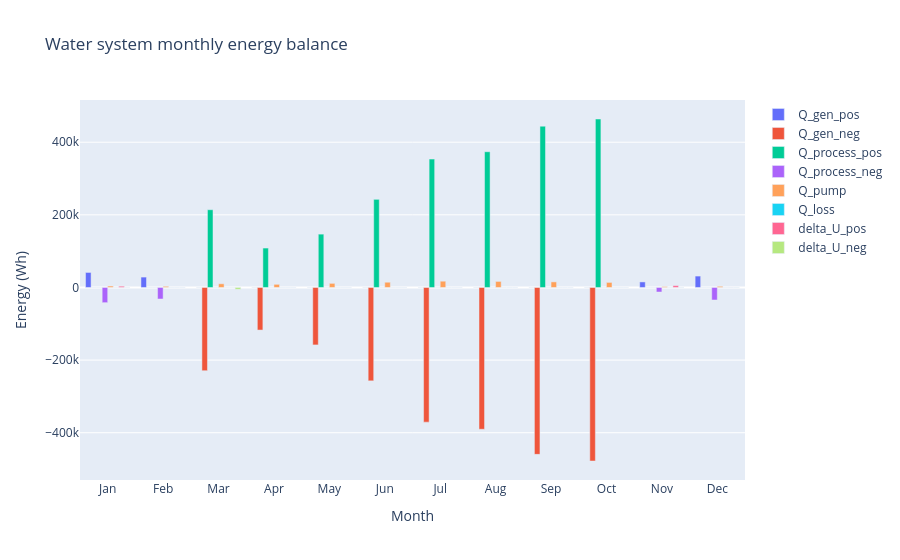

Notebook code for this chart:
### Code cell
import plotly.graph_objects as go

system_df = pro.component("water_system").variable_dataframe(
    frequency="monthly", value="sum", pos_neg_columns=["Q_gen", "Q_process","delta_U"]
)
cols = ["Q_gen_pos", "Q_gen_neg", "Q_process_pos", "Q_process_neg", "Q_pump", "Q_loss", "delta_U_pos", "delta_U_neg"]
months = system_df.index.strftime("%b")

fig = go.Figure()
for col in cols:
    fig.add_trace(go.Bar(x=months, y=system_df[col], name=col))

fig.update_layout(
    title="Water system monthly energy balance",
    xaxis_title="Month",
    yaxis_title="Energy (Wh)",
    barmode="group",
)
fig.show()

### Figure 1 — Plotly figure (JSON) as saved in the notebook; plotly's stock layout.template omitted (floating-point values rounded to 4 significant figures)
{"data": [{"name": "Q_gen_pos", "type": "bar", "x": ["Jan", "Feb", "Mar", "Apr", "May", "Jun", "Jul", "Aug", "Sep", "Oct", "Nov", "Dec"], "y": [41370.0, 28620.0, 0.0, 0.0, 0.0, 0.0, 0.0, 0.0, 0.0, 0.0, 15290.0, 31390.0]}, {"name": "Q_gen_neg", "type": "bar", "x": ["Jan", "Feb", "Mar", "Apr", "May", "Jun", "Jul", "Aug", "Sep", "Oct", "Nov", "Dec"], "y": [0.0, 0.0, -229200.0, -117200.0, -158200.0, -257100.0, -370800.0, -390400.0, -459600.0, -477800.0, 0.0, 0.0]}, {"name": "Q_process_pos", "type": "bar", "x": ["Jan", "Feb", "Mar", "Apr", "May", "Jun", "Jul", "Aug", "Sep", "Oct", "Nov", "Dec"], "y": [0.0, 0.0, 214100.0, 108600.0, 146900.0, 242700.0, 353500.0, 373800.0, 444200.0, 463900.0, 0.0, 0.0]}, {"name": "Q_process_neg", "type": "bar", "x": ["Jan", "Feb", "Mar", "Apr", "May", "Jun", "Jul", "Aug", "Sep", "Oct", "Nov", "Dec"], "y": [-41840.0, -31770.0, 0.0, 0.0, 0.0, 0.0, 0.0, 0.0, 0.0, 0.0, -12520.0, -34500.0]}, {"name": "Q_pump", "type": "bar", "x": ["Jan", "Feb", "Mar", "Apr", "May", "Jun", "Jul", "Aug", "Sep", "Oct", "Nov", "Dec"], "y": [3920.0, 3150.0, 10150.0, 8680.0, 11340.0, 14420.0, 17290.0, 16660.0, 15400.0, 13930.0, 2170.0, 3150.0]}, {"name": "Q_loss", "type": "bar", "x": ["Jan", "Feb", "Mar", "Apr", "May", "Jun", "Jul", "Aug", "Sep", "Oct", "Nov", "Dec"], "y": [0.0, 0.0, 0.0, 0.0, 0.0, 0.0, 0.0, 0.0, 0.0, 0.0, 0.0, 0.0]}, {"name": "delta_U_pos", "type": "bar", "x": ["Jan", "Feb", "Mar", "Apr", "May", "Jun", "Jul", "Aug", "Sep", "Oct", "Nov", "Dec"], "y": [3453.0, 55.0, 0.0, 0.0, 0.0, 0.0, 0.0, 0.0, 0.0, 0.0, 5075.0, 154.0]}, {"name": "delta_U_neg", "type": "bar", "x": ["Jan", "Feb", "Mar", "Apr", "May", "Jun", "Jul", "Aug", "Sep", "Oct", "Nov", "Dec"], "y": [-11.0, -55.01, -5016.0, 0.0, 0.0, 0.0, 0.0, 0.0, 0.0, 0.0, -141.0, -112.0]}], "layout": {"barmode": "group", "title": {"text": "Water system monthly energy balance"}, "xaxis": {"title": {"text": "Month"}}, "yaxis": {"title": {"text": "Energy (Wh)"}}}}
